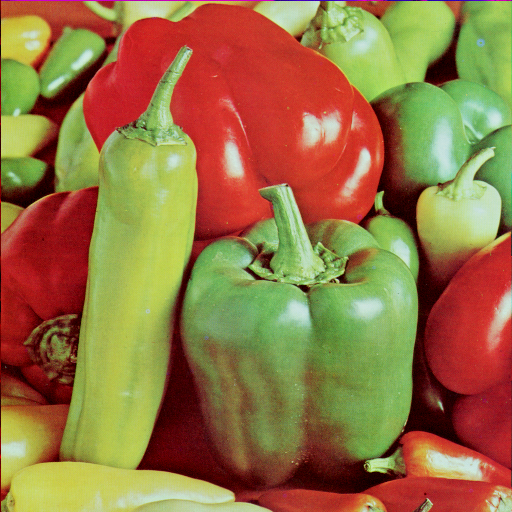
%> input picture peppers.png, 512 x 512 px
$ octave pca_test3.m   (GNU Octave 9; MATLAB toolbox functions it lacks are replaced by stand-ins)
%> lines starting %> are read from the running program, lines starting %| are printed output that depends on the picture
clc; clear all;
img=imread('peppers.png');
%> img is the input picture: size 512x512x3 uint8; mean R, G, B 149.8, 115.6, 66.5
figure(1),imshow(img);


img1=img(:,:,1);
[m, n]=size(img1);
%> m = 512; n = 512
figure(2),imshow(img1);
img2=img(:,:,2);
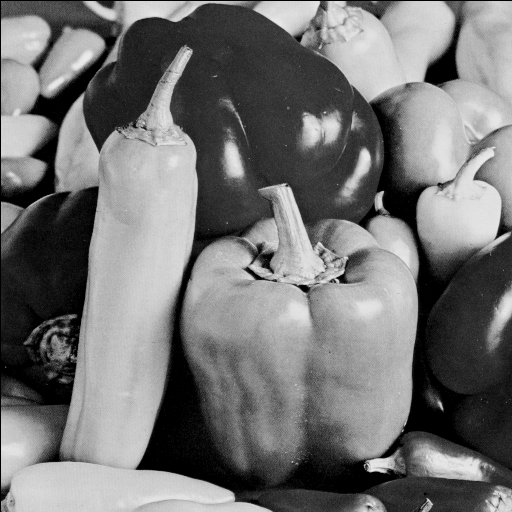
%> img2: size 512x512 uint8; min 0, max 237, mean 115.6
figure(3),imshow(img2);
img3=img(:,:,3);
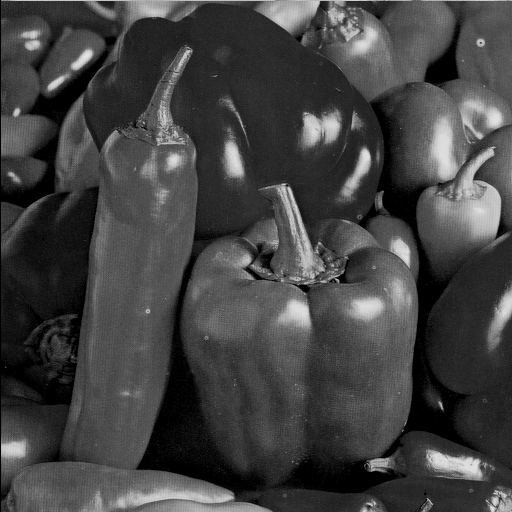
%> img3: size 512x512 uint8; min 0, max 229, mean 66.5
figure(4),imshow(img3);

%to get elements along rows
temp1=reshape(img1',m*n,1);
%figure(5),imshow(temp1);
temp2=reshape(img2',m*n,1);
%figure(6),imshow(temp2);
temp3=reshape(img3',m*n,1);
%figure(7),imshow(temp3);

I=[temp1 temp2 temp3];
%figure(8),imshow(I);
I_11=[temp1 temp2];
I_22=[temp2 temp3];
I_33=[temp1 temp3];


%to get mean
m1=mean(I,2);
m_11=mean(I_11,2);
m_22=mean(I_22,2);
m_33=mean(I_33,2);


%figure(9),imshow(m1);

%subtract mean
%temp=double(I);
for i=1:3
    I1(:,i)=(double(I(:,i))-m_11);
    I2(:,i)=(double(I(:,i))-m_22);
    I3(:,i)=(double(I(:,i))-m_33);

end
a1=double(I1);
a2=double(I2);
a3=double(I3);

%figure(10),imshow(I1);

a=a1';
b=a2';
c=a3';

covv1 =1/(m-1)*(a*a');
%> covv1 = [895192.9 -895192.9 -632230.8; -895192.9 895192.9 632230.8; -632230.8 632230.8 2640768.3]
covv2 =1/(m-1)*(b*b');
%> covv2 = [3622722.2 304912.8 -304912.8; 304912.8 567874.9 -567874.9; -304912.8 -567874.9 567874.9]
covv3 =1/(m-1)*(c*c');
%> covv3 = [1200105.7 -327318 -1200105.7; -327318 1726029.9 327318; -1200105.7 327318 1200105.7]

[eigenvec1, eigenvalue1]=eig(covv1);
%> eigenvec1 = [0.707 -0.598 -0.378; 0.707 0.598 0.378; -5.3e-17 -0.534 0.845]; eigenvalue1 = [-1.16e-10 0 0; 0 1225516.9 0; 0 0 3205637.2]
[eigenvec2, eigenvalue2]=eig(covv2);
%> eigenvec2 = [6.65e-17 -0.166 -0.986; 0.707 0.697 -0.117; 0.707 -0.697 0.117]; eigenvalue2 = [1.51e-10 0 0; 0 1063104.7 0; 0 0 3695367.3]
[eigenvec3, eigenvalue3]=eig(covv3);
%> eigenvec3 = [0.707 -0.321 0.63; 6.44e-17 -0.891 -0.454; 0.707 0.321 -0.63]; eigenvalue3 = [5.39e-10 0 0; 0 1490491.4 0; 0 0 2635749.9]


eigenvalue_11 = diag(eigenvalue1);
%> eigenvalue_11 = [-1.16e-10; 1225516.9; 3205637.2]
[egn1,index1]=sort(-1*eigenvalue_11);
%> egn1 = [-3205637.2; -1225516.9; 1.16e-10]; index1 = [3; 2; 1]
eigenvalue_11=eigenvalue_11(index1);
%> eigenvalue_11 = [3205637.2; 1225516.9; -1.16e-10]
eigenvec_11=eigenvec1(:,index1);
%> eigenvec_11 = [-0.378 -0.598 0.707; 0.378 0.598 0.707; 0.845 -0.534 -5.3e-17]
pcaoutput1=a1*eigenvec_11;


eigenvalue_22 = diag(eigenvalue2);
%> eigenvalue_22 = [1.51e-10; 1063104.7; 3695367.3]
[egn2,index2]=sort(-1*eigenvalue_22);
%> egn2 = [-3695367.3; -1063104.7; -1.51e-10]; index2 = [3; 2; 1]
eigenvalue_22=eigenvalue_22(index2);
%> eigenvalue_22 = [3695367.3; 1063104.7; 1.51e-10]
eigenvec_22=eigenvec2(:,index2);
%> eigenvec_22 = [-0.986 -0.166 6.65e-17; -0.117 0.697 0.707; 0.117 -0.697 0.707]
pcaoutput2=a2*eigenvec_22;

eigenvalue_33 = diag(eigenvalue3);
%> eigenvalue_33 = [5.39e-10; 1490491.4; 2635749.9]
[egn3,index3]=sort(-1*eigenvalue_33);
%> egn3 = [-2635749.9; -1490491.4; -5.39e-10]; index3 = [3; 2; 1]
eigenvalue_33=eigenvalue_33(index3);
%> eigenvalue_33 = [2635749.9; 1490491.4; 5.39e-10]
eigenvec_33=eigenvec3(:,index3);
%> eigenvec_33 = [0.63 -0.321 0.707; -0.454 -0.891 6.44e-17; -0.63 0.321 0.707]
pcaoutput3=a3*eigenvec_33;


%disp(size(pcaoutput,2));


for i=1:size(pcaoutput1,2)
    ima1=reshape(pcaoutput1(:,i)',m,n);
    ima1=ima1';
    figure(i+13),imshow(ima1,[]);

    ima2=reshape(pcaoutput2(:,i)',m,n);
    ima2=ima2';
    figure(i+23),imshow(ima2,[]);

    ima3=reshape(pcaoutput3(:,i)',m,n);
    ima3=ima3';
    figure(i+33),imshow(ima3,[]);
end
%> this loop made 3 passes
%> pass 1, `ima1=ima1';`:
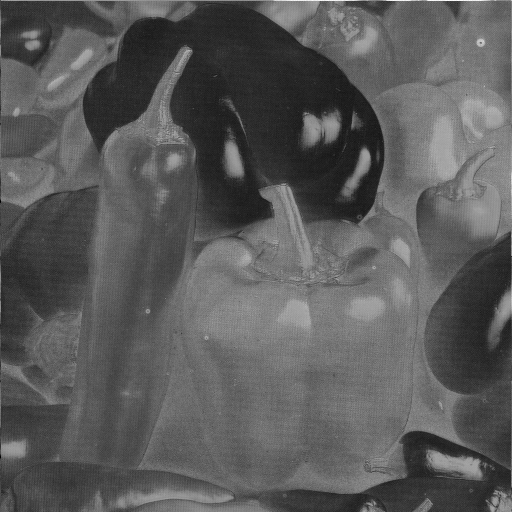
%> ima1: size 512x512 double; min -175.3, max 124.3, mean -68.9; mean of the top-left, top-right, bottom-left and bottom-right quarters -85.2, -62.3, -67.4, -60.6; drawn with min black and max white
%> pass 1, `ima2=ima2';`:
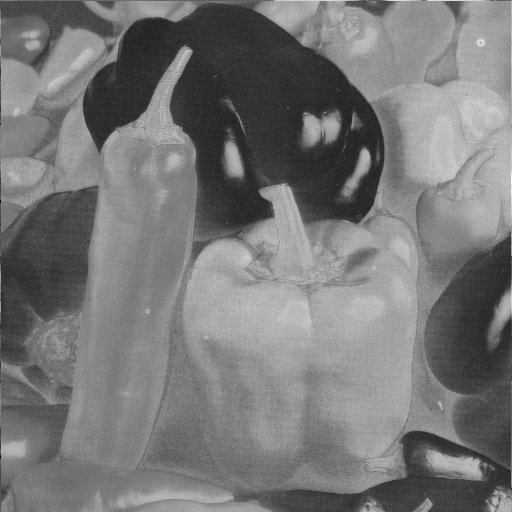
%> ima2: size 512x512 double; min -216, max 109.4, mean -63.7; mean of the top-left, top-right, bottom-left and bottom-right quarters -85.6, -53.8, -57.3, -58.1; drawn with min black and max white


%Inverse PCA

V_inv1=inv(eigenvec_11);
%> V_inv1 = [-0.378 0.378 0.845; -0.598 0.598 -0.534; 0.707 0.707 0]
V_inv2=inv(eigenvec_22);
%> V_inv2 = [-0.986 -0.117 0.117; -0.166 0.697 -0.697; 4.16e-17 0.707 0.707]
V_inv3=inv(eigenvec_33);
%> V_inv3 = [0.63 -0.454 -0.63; -0.321 -0.891 0.321; 0.707 1.4e-16 0.707]

original1=pcaoutput1*V_inv1;
original2=pcaoutput2*V_inv2;
original3=pcaoutput3*V_inv3;


for i=1:3
    Org1(:,i)=(double(original1(:,i))+m_11);
    Org2(:,i)=(double(original2(:,i))+m_22);
    Org3(:,i)=(double(original3(:,i))+m_33);
end

Org1=round(Org1);
img6=reshape(Org1(:,1)',m,n);
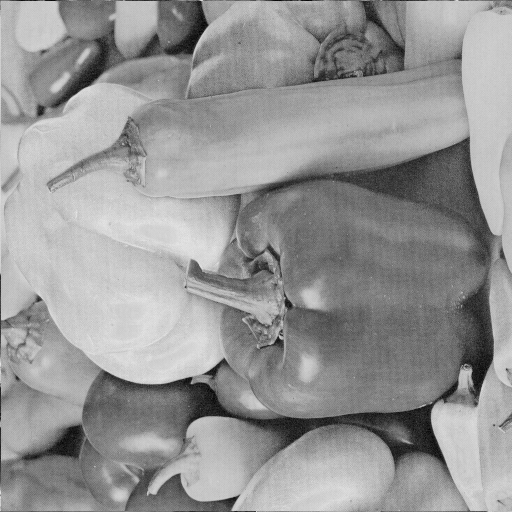
%> img6: size 512x512 double; min 0, max 231, mean 149.8; mean of the top-left, top-right, bottom-left and bottom-right quarters 165.4, 142, 156.7, 135.2
img6=img6';
img7=reshape(Org1(:,2)',m,n);
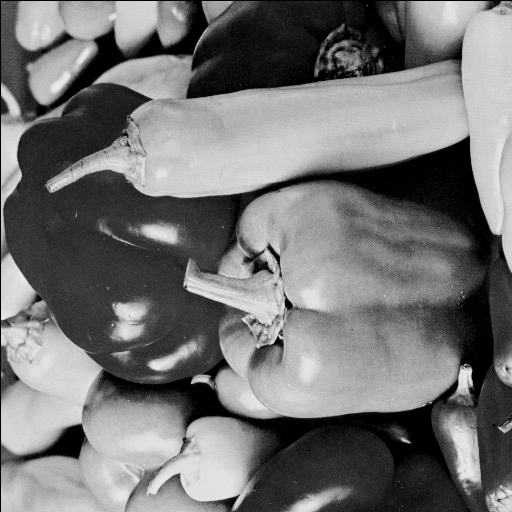
%> img7: size 512x512 double; min 0, max 237, mean 115.6; mean of the top-left, top-right, bottom-left and bottom-right quarters 106.5, 120.8, 134.9, 100.1
img7=img7';
img8=reshape(Org1(:,3)',m,n);
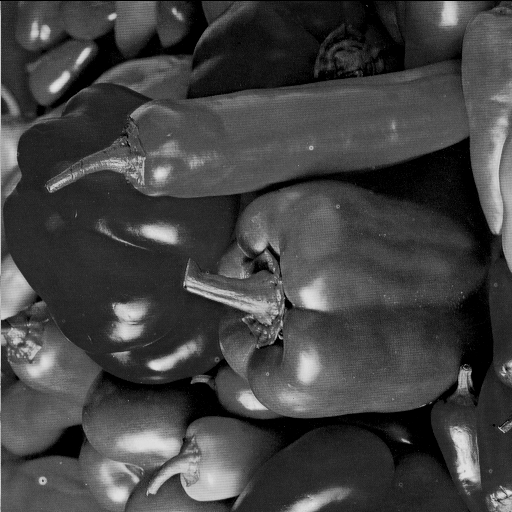
%> img8: size 512x512 double; min 0, max 229, mean 66.5; mean of the top-left, top-right, bottom-left and bottom-right quarters 61.4, 61.2, 81.9, 61.7
img8=img8';
back_to_original_img = cat(3, img6, img7, img8);
figure(20), imshow(uint8(back_to_original_img)); title('Original Back');
